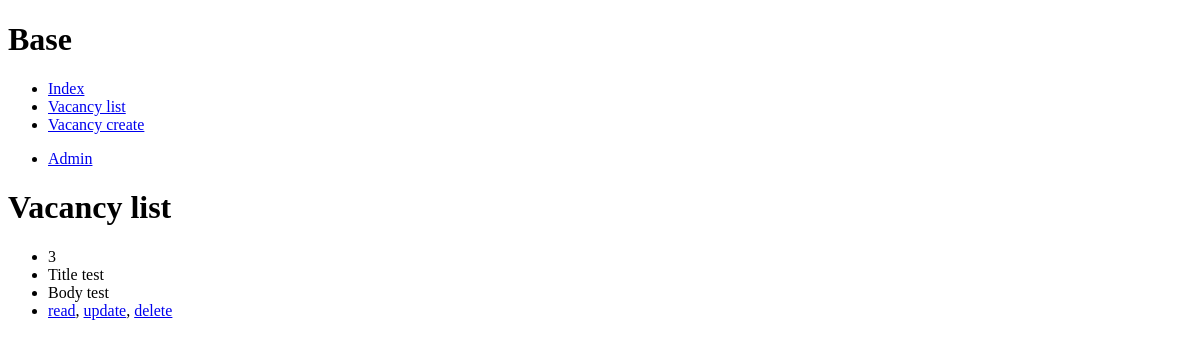
The page /list/ on the database as committed earlier.
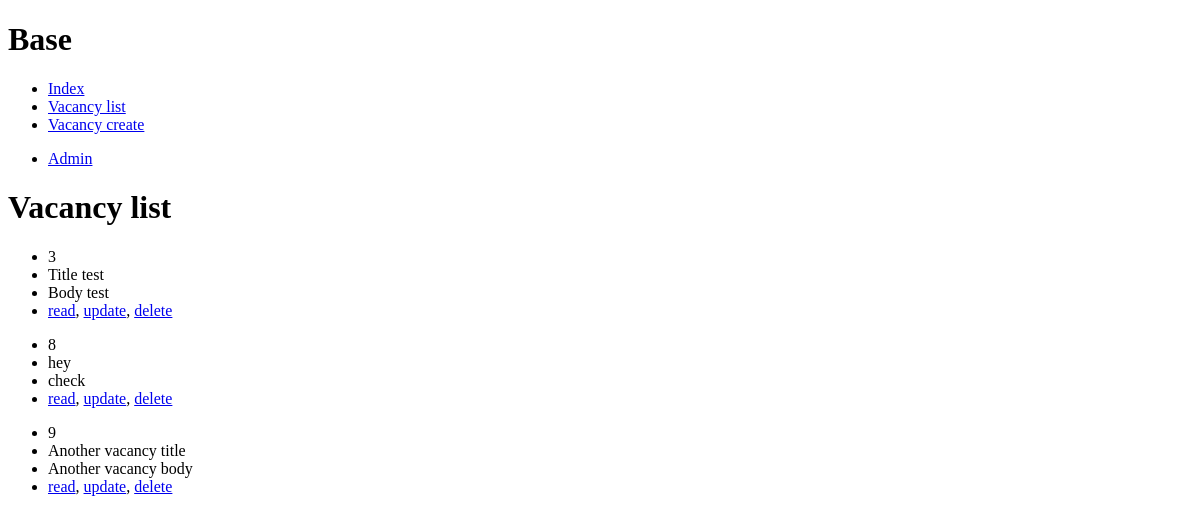
The same page on the database as committed later.
### core/models.py (models this page shows, shortened)
class Vacancy(models.Model):
	title = models.CharField(max_length=30)
	body = models.CharField(max_length=1000)

### core/views.py (the view)
# urls.py: path('list/', views.VacancyListView.as_view(), name='vacancy_list'),
class VacancyListView(ListView):
    model = Vacancy

### core/templates/core/vacancy_list.html
{% extends 'core/base.html' %}
{% block content %}
<h1>Vacancy list</h1>
{% for vacancy in vacancy_list %}
<ul>
	<li>{{ vacancy.pk }}</li>
	<li>{{ vacancy.title }}</li>
	<li>{{ vacancy.body }}</li>
	<li><a href="{% url 'vacancy_detail' vacancy.pk %}">read</a>,
	<a href="{% url 'vacancy_update' vacancy.pk %}">update</a>,
	<a href="{% url 'vacancy_delete' vacancy.pk %}">delete</a></li>
</ul>
{% endfor %}
{% endblock %}

### core/templates/core/base.html (shortened to what this page needs)
<!DOCTYPE html>
<html>
<head>
</head>
<body>
<h1>Base</h1>
<ul>
	<li><a href="{% url 'index' %}">Index</a></li>
	<li><a href="{% url 'vacancy_list' %}">Vacancy list</a></li>
	<li><a href="{% url 'vacancy_create' %}">Vacancy create</a></li>
</ul>
<ul>
	<li><a href="{% url 'admin:index' %}">Admin</a></li>
</ul>
{% block content %}{% endblock %}
</body>
</html>

Rows that differ between the two databases and show on the page:
added Vacancy: pk "8", title "hey", body "check"
added Vacancy: pk "9", title "Another vacancy title", body "Another vacancy body"
